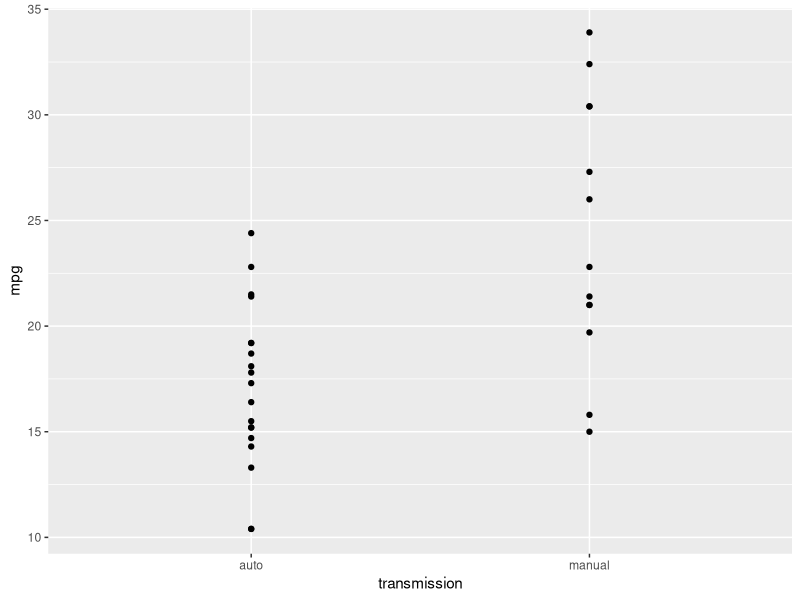
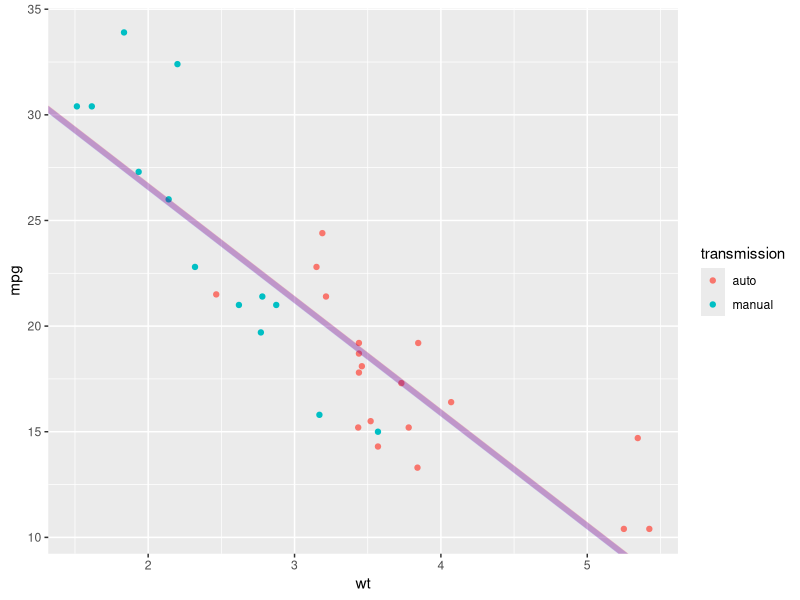
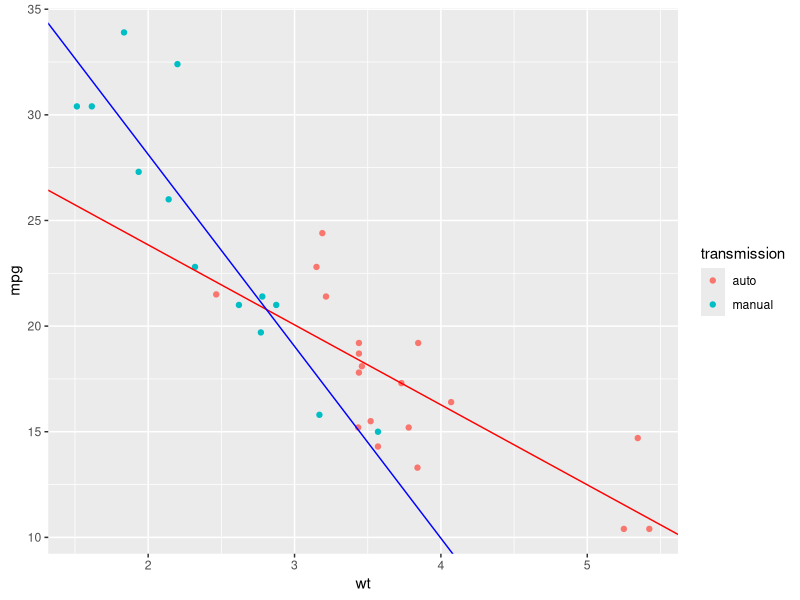

The R script that drew these images, in order:
## ---- chunk 1
library(ggplot2)
library(GGally)
data("mtcars")
str(mtcars)
correlations <- cor(mtcars)[-which(names(mtcars) %in% c("mpg")),"mpg"]
order <- order(abs(correlations),decreasing=TRUE)
correlations[order]
## ---- chunk 2
mtcars$transmission <- factor(mtcars$am)
levels(mtcars$transmission) <- c("auto","manual")
ggplot(data=mtcars,aes(transmission,mpg))+geom_point()
## ---- chunk 3
auto <- mtcars$mpg[mtcars$transmission=="auto"]
manual <- mtcars$mpg[mtcars$transmission=="manual"]
t.test(auto,manual)
## ---- chunk 4
coef(lm(mpg~am,data=mtcars))
## ---- chunk 5
fit1 <- lm(data=mtcars,mpg~wt+transmission)
summary(fit1)
g1 <- ggplot(data=mtcars,aes(wt,mpg))+geom_point(aes(color=transmission))
g1 <- g1 + geom_abline(intercept=coef(fit1)[1],slope=coef(fit1)[2],color="red",alpha=.2,size=2)
g1 <- g1 + geom_abline(intercept=coef(fit1)[1]+coef(fit1)[3],slope=coef(fit1)[2],color="blue",alpha=.2,size=2)
g1
## ---- chunk 6
fit2 <- lm(data=mtcars,mpg~wt*transmission)
g1 <- ggplot(data=mtcars,aes(wt,mpg))+geom_point(aes(color=transmission))
g1 <- g1 + geom_abline(intercept=coef(fit2)[1],slope=coef(fit2)[2],color="red")
g1 <- g1 + geom_abline(intercept=coef(fit2)[1]+coef(fit2)[3],slope=coef(fit2)[2]+coef(fit2)[4],color="blue")
g1
